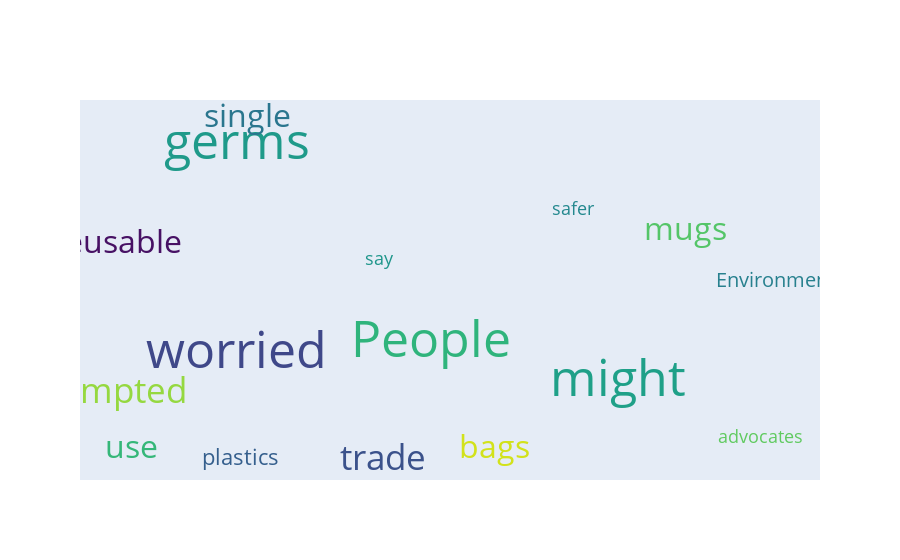

The cell this chart's notebook holds for it:
### Markdown cell above
# Document Word Cloud

### Code cell
# plot
sample_text = data[randint(0, len(data)-1)]
iplot(plotly_wordcloud(sample_text))

### Figure 1 — Plotly figure (JSON) as saved in the notebook; plotly's stock layout.template omitted (floating-point values rounded to 4 significant figures)
{"data": [{"hoverinfo": "text", "hovertext": ["People1.0", "worried1.0", "germs1.0", "might1.0", "tempted1.0", "trade1.0", "reusable1.0", "mugs1.0", "bags1.0", "single1.0", "use1.0", "plastics1.0", "Environmental1.0", "advocates1.0", "say1.0", "safer1.0"], "mode": "text", "text": ["People", "worried", "germs", "might", "tempted", "trade", "reusable", "mugs", "bags", "single", "use", "plastics", "Environmental", "advocates", "say", "safer"], "textfont": {"color": ["rgb(47, 180, 124)", "rgb(63, 72, 137)", "rgb(31, 154, 138)", "rgb(31, 160, 136)", "rgb(149, 216, 64)", "rgb(59, 82, 139)", "rgb(71, 17, 100)", "rgb(84, 197, 104)", "rgb(210, 226, 27)", "rgb(42, 118, 142)", "rgb(53, 183, 121)", "rgb(53, 95, 141)", "rgb(39, 128, 142)", "rgb(96, 202, 96)", "rgb(31, 150, 139)", "rgb(35, 136, 142)"], "size": [50, 50, 50, 50, 35, 35, 32, 32, 32, 32, 32, 22, 20, 18, 18, 18]}, "type": "scatter", "x": [85, 33, 33, 135, 1, 72, 1, 153, 102, 36, 5, 34, 179, 173, 71, 123], "y": [124, 112, 330, 83, 72, 2, 227, 241, 14, 359, 13, 4, 189, 25, 211, 264]}], "layout": {"xaxis": {"showgrid": false, "showticklabels": false, "zeroline": false}, "yaxis": {"showgrid": false, "showticklabels": false, "zeroline": false}}}
